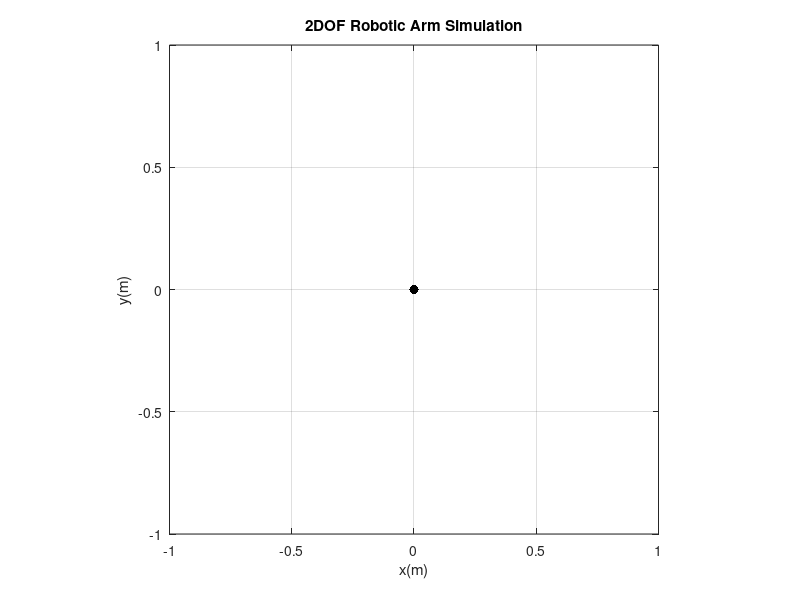

MATLAB code for this plot: (Note: this script raises an error after producing the figure.)
%% Initial Condition
q = [1/2 * pi; 2/3 * pi; 0; 0];
dq = [0; 0; 0; 0];

%% Euler-Lagrange Equation Based Simulation
Result = [q; 0];
% Specify Torque
Ks = 0;
Bs = 50;
theta_eq = 2/3 * pi;
tStep = 0.01;
for t = 0 : tStep : 10
    
    % Obtain Inertia Matrix
    M = [2.1875 - 0.625 * cos(q(2)), 0.104167 - 0.3125 * cos(q(2)); 0.104167-0.3125 * cos(q(2)), 0.104167];
    
    % Obtain Coriolis Term
    H = [49.05  * cos(q(1)) - 6.13125 * cos(q(1)) * cos(q(2)) + 6.13125 * sin(q(1)) * sin(q(2)) + 0.625 * sin(q(2)) * q(3) * q(4) + 0.3125 * sin(q(2)) * q(4)^2;
         -6.13125 * cos(q(1)) * cos(q(2)) + 6.13125 * sin(q(1)) * sin(q(2)) - 0.3125 * sin(q(2)) * q(3)^2];
    
    % Obtain Passive Joint Forces
    T_passive = [0; -Ks * (q(2) - theta_eq) - Bs * (q(3))];
    
    % Obtain Ground Reaction Force
    T_GRF = [0; 0];
    % Input Commanded Torque
    cmdTorque = [0; 0];
    
    % M(q)ddq + H = T_passive + T_GRF + cmdTorque
    dq(1:2) = q(3:4);
    dq(3:4) = M\(-H + T_passive + T_GRF + cmdTorque);
    
    q = q + tStep * dq;
    
    % Store Result
    Result = [Result, [q; t]];
end


%% Animation
% Initialize Painter
figure(1)
plot(0, 0, 'k.', 'MarkerSize', 20);
xlim([-1, 1]);
ylim([-1, 1]);
hold on
grid on
axis equal
title("2DOF Robotic Arm Simulation")
xlabel("x(m)")
ylabel("y(m)")
hold on
for i = 1 : 1002
    figure(1);
    plotRobo(Result(1:4, i));
end


